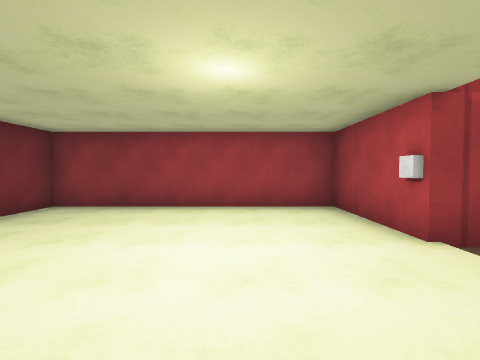
view 1 (above)

13 first-person views from a walk through a Unity game level. The camera is 1.5 m above the floor, tilts 2° down and sees 85° across. Doors are open. The floor is counted in squares, 2 m on a side. Each view is taken from the middle of a square. On the plan, view 1 faces up. The plan holds only what a view shows up to about 9 squares ahead; the rest is blank. The player character is not drawn. Surface patterns are stand-ins for the level's own textures.

view 2
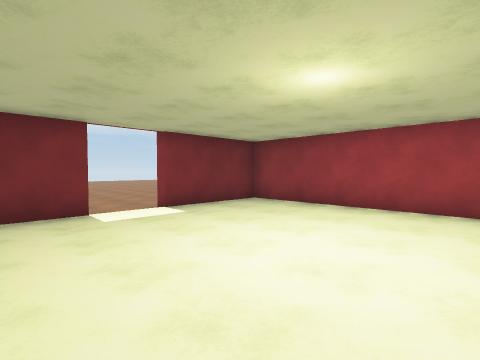

view 3
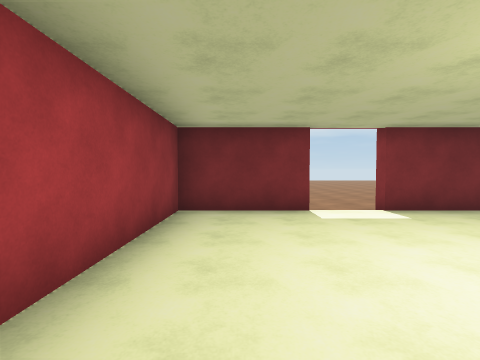

view 4
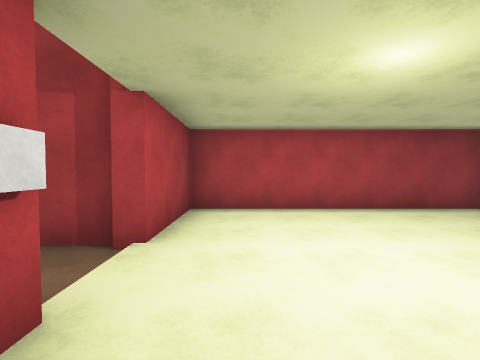

view 5
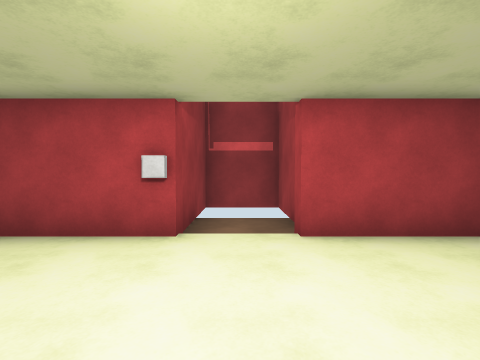

view 6
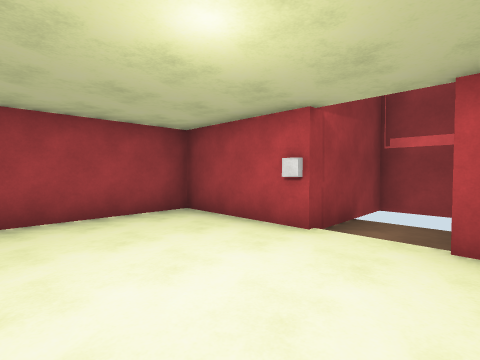

view 7
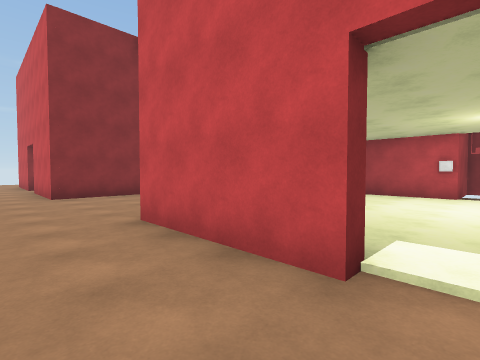

view 8
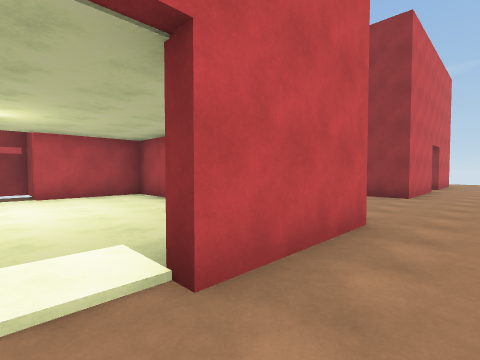

view 9
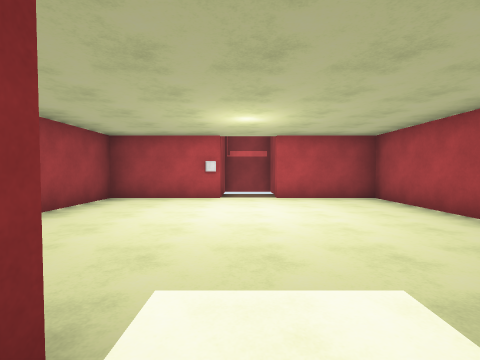

view 10
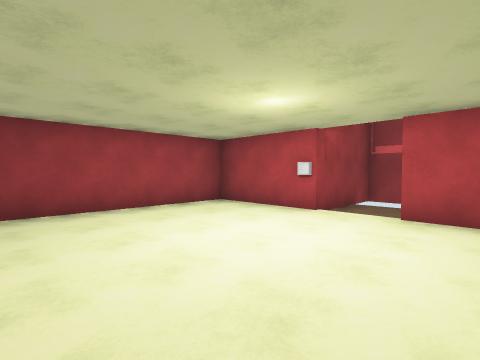

view 11
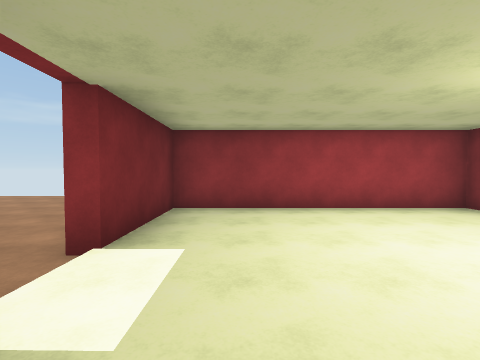

view 12
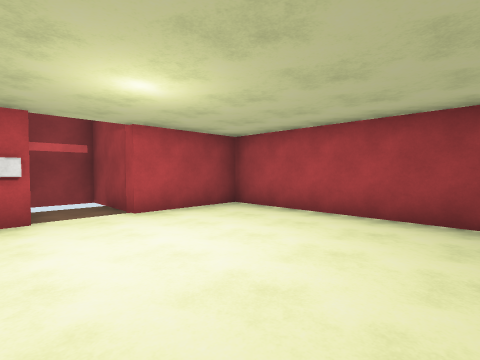

view 13
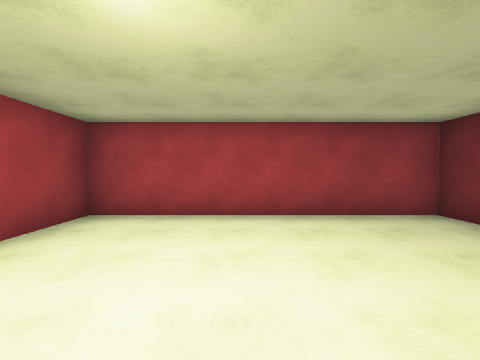

### Floor plan
Points are (right, up) in squares from view 1. A wall is a line through its corners. A room is listed if a view was taken in it or the views show most of it. See-through windows are left out.
Room 1 (views 1, 2, 3, 4, 5, 6)
walls: (2, 3.4) (2, 5.5) (-3.9, 5.5) (-3.9, 2.8) (-4.3, 2.8); (-3.9, 1.4) (-3.9, -1.2) (2, -1.2) (2, 1.3) (2.4, 1.3)
ways out: opening at (-4, 2) to room 2; open door at (2, 1.5) to room 4
objects: cube (2, 3)
Room 2 (views 7, 8, 9)
walls: (-4.3, 2.8) (-4.3, 5.9) (-3.1, 5.9); (-2.2, 10.2) (-4.7, 10.2) (-4.7, 13.1) (-4.2, 13.1); (-4.3, 14.5) (-4.8, 14.5)
ways out: opening at (-4, 2) to room 1; opening at (-4, 14) to room 3
Room 3 (views 10, 11, 12, 13)
walls: (1.6, 14.4) (1.6, 17.3) (-4.3, 17.3) (-4.3, 14.5); (-4.3, 11.4) (-4.3, 10.6) (1.6, 10.6) (1.6, 13.1)
ways out: opening at (-4, 14) to room 2; open door at (2, 13.5) to room 5
objects: cube (2, 15)
Room 4 (no view inside)
walls: (2.4, 1.1) (4.5, 1.1); (4.5, 2.8) (2.4, 2.8)
ways out: open door at (2, 1.5) to room 1
Room 5 (no view inside)
walls: (2.2, 12.9) (4.4, 12.9) (4.4, 14.5) (2.4, 14.5)
ways out: open door at (2, 13.5) to room 3

Positions as (right, up) in squares from view 1, and headings:
1: (0, 0), facing up
2: (1, 0), facing up-left
3: (1, 0), facing left
4: (1, 4), facing down
5: (-1, 2), facing right
6: (-1, 1), facing up-right
7: (-6, 2), facing up-right
8: (-6, 14), facing down-right
9: (-5, 14), facing right
10: (-3, 12), facing up-right
11: (-3, 12), facing up
12: (-3, 15), facing down-right
13: (-1, 15), facing down
